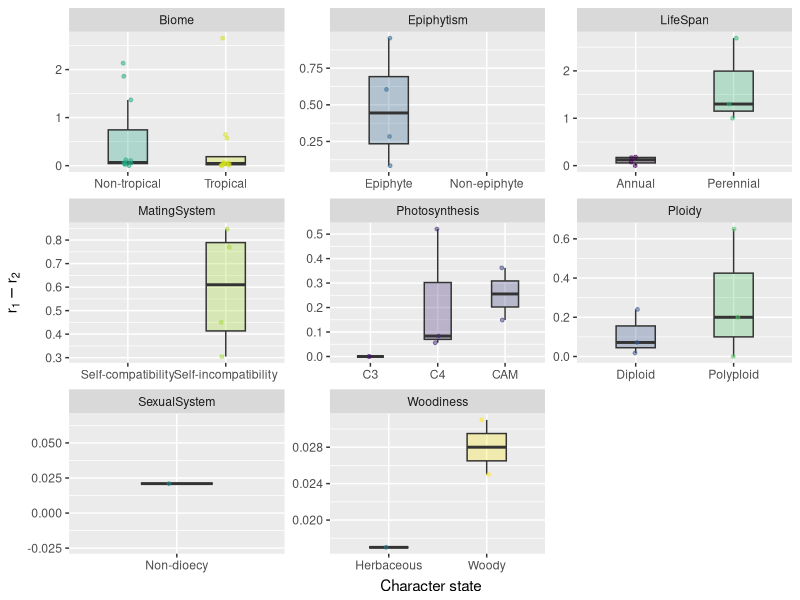
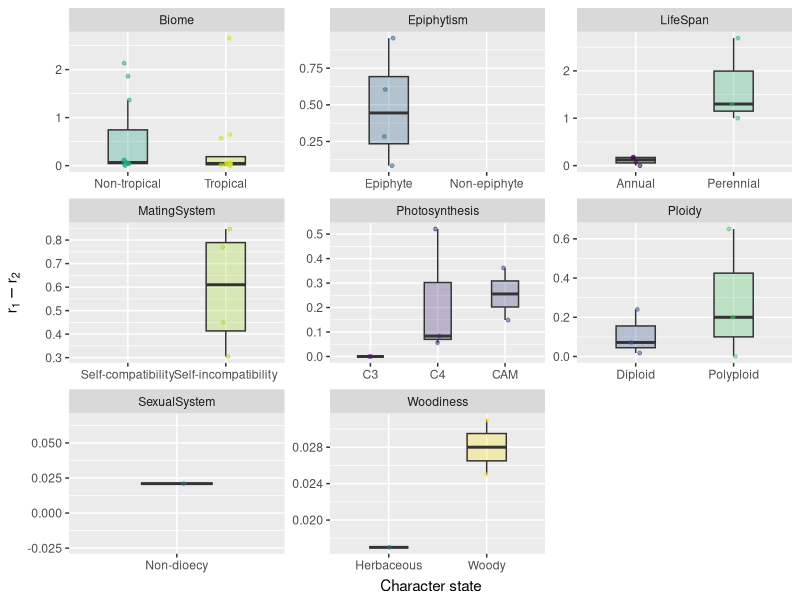

Generate these figures, in order, with R:
###
# boxplots of diversification differences
###

#Library
library(tidyverse)
library(ggplot2)
library(RColorBrewer)
library(dplyr)
library(patchwork)
library(grid)
library(viridis)

#read in full data frame
df <-
  read.csv("data/sse_review_table - main_table.csv")

#choose the columns you want in model (plus study/model_no for formatting)
df <-
  df[, c(
    'study',
    'model_no',
    'order',
    'trait_level_6',
    'character_state',
    'age_inferred',
    'sse_model',
    'div_rate'
  )]

#make sure columns are the right type
df$order <- as.factor(df$order)
df$trait_level_6 <- as.factor(df$trait_level_6)
df$character_state <- as.factor(df$character_state)
df$sse_model <- as.factor(df$sse_model)

#handpick some comparisons
hand_states <- c(
  "Annual",
  "Perennial",
  "Dioecy",
  "Non-dioecy",
  "C3",
  "C4",
  "CAM",
  "Epiphyte",
  "Non-epiphyte",
  "Terrestrial",
  "Tropical",
  "Temperate",
  "Non-tropical",
  "Woody",
  "Herbaceous",
  "Self-compatibility",
  "Self-incompatibility",
  "Diploid",
  "Polyploid"
)

#drop those without age inferred
df<-df[df$age_inferred==1,]

#subset datset to only high-frequency states
hf_df <- df[df$character_state %in% hand_states,]

#reset levels
hf_df$character_state <- droplevels(hf_df$character_state)

#empty matrix to store data
rats <- matrix(nrow = 0, ncol = 4)

#loop through studies
for (i in 1:length(unique(hf_df$study))) {

  #make subset dataframe for study
  temp_df <- hf_df[hf_df$study == unique(hf_df$study)[i], ]

  #loop through models in study
  for (j in 1:length(unique(temp_df$model_no))) {

    #make subset dataframe for model
    temp_mod_df <-
      temp_df[temp_df$model_no == unique(temp_df$model_no)[j], ]

      #max - min div rate for model
      rat_val <-
        temp_mod_df$div_rate[which.max(temp_mod_df$div_rate)] -
        temp_mod_df$div_rate[which.min(temp_mod_df$div_rate)]

      #make data frame of results
      stu_sta_rat <-
        data.frame(
          temp_mod_df$study[which.max(temp_mod_df$div_rate)],
          temp_mod_df$trait_level_6[which.max(temp_mod_df$div_rate)],
          as.character(temp_mod_df$character_state[which.max(temp_mod_df$div_rate)]),
          as.numeric(rat_val)
        )

    #bind data frame to template
    rats <- rbind(rats, stu_sta_rat)

  }

}

#clean and examine rates df
colnames(rats) <-
  c("study", "trait_level_6", "character_state", "rate_diff")
head(rats)

#change temperate to non-tropical
rats$character_state[rats$character_state == "Temperate"] <- "Non-tropical"

#change terrestrial to non-epiphyte
rats$character_state[rats$character_state == "Terrestrial"] <-"Non-epiphyte"

#modify one trait level for grouping
rats$trait_level_6[rats$trait_level_6 == "GeographicRange"] <- "Biome"

#convert trait_level_6 to character
rats$trait_level_6 <- as.character(rats$trait_level_6)

#add epiphytism as category
rats$trait_level_6[rats$character_state == "Epiphyte"] <- "Epiphytism"
rats$trait_level_6[rats$character_state == "Non-epiphyte"] <- "Epiphytism"

#add woodiness as category to separate from epiphytism
rats$trait_level_6[rats$character_state == "Woody"] <- "Woodiness"
rats$trait_level_6[rats$character_state == "Herbaceous"] <- "Woodiness"

#convert trait_level_6 back to factor
rats$trait_level_6 <- as.factor(rats$trait_level_6)

#add missing combinations where trait is always higher in one state
rats <- rbind(rats, c("",
                      "MatingSystem",
                      "Self-compatibility",
                      NA))

rats <- rbind(rats, c("",
                      "Epiphytism",
                      "Non-epiphyte",
                      NA))

#make rate diffs numeric
rats$rate_diff <- as.numeric(rats$rate_diff)

#boxplots
ggplot(rats, aes(
  x = factor(character_state),
  y = rate_diff,
  fill = character_state
)) + geom_boxplot(outlier.shape = NA, width = 0.4) + facet_wrap( ~ trait_level_6, scales = "free") + #"free_x" will make y axis the same
  geom_jitter(
    aes(color = character_state),
    size = 1,
    alpha = 0.5,
    width = 0.05,
    height = 0
  ) +
  theme(legend.position = "none",
        axis.title.x = element_text(vjust = 0.3)) +
  scale_y_continuous( name = expression(r[1] - r[2])) +
  scale_x_discrete(name = "Character state") +
  scale_fill_viridis(discrete = TRUE, alpha = 0.3) +
  scale_color_viridis(discrete = TRUE, alpha = 0.7)

ggsave(
  "figures/boxplots_div_diffs.png",
  width = 20,
  height = 25,
  units = 'cm'
)
